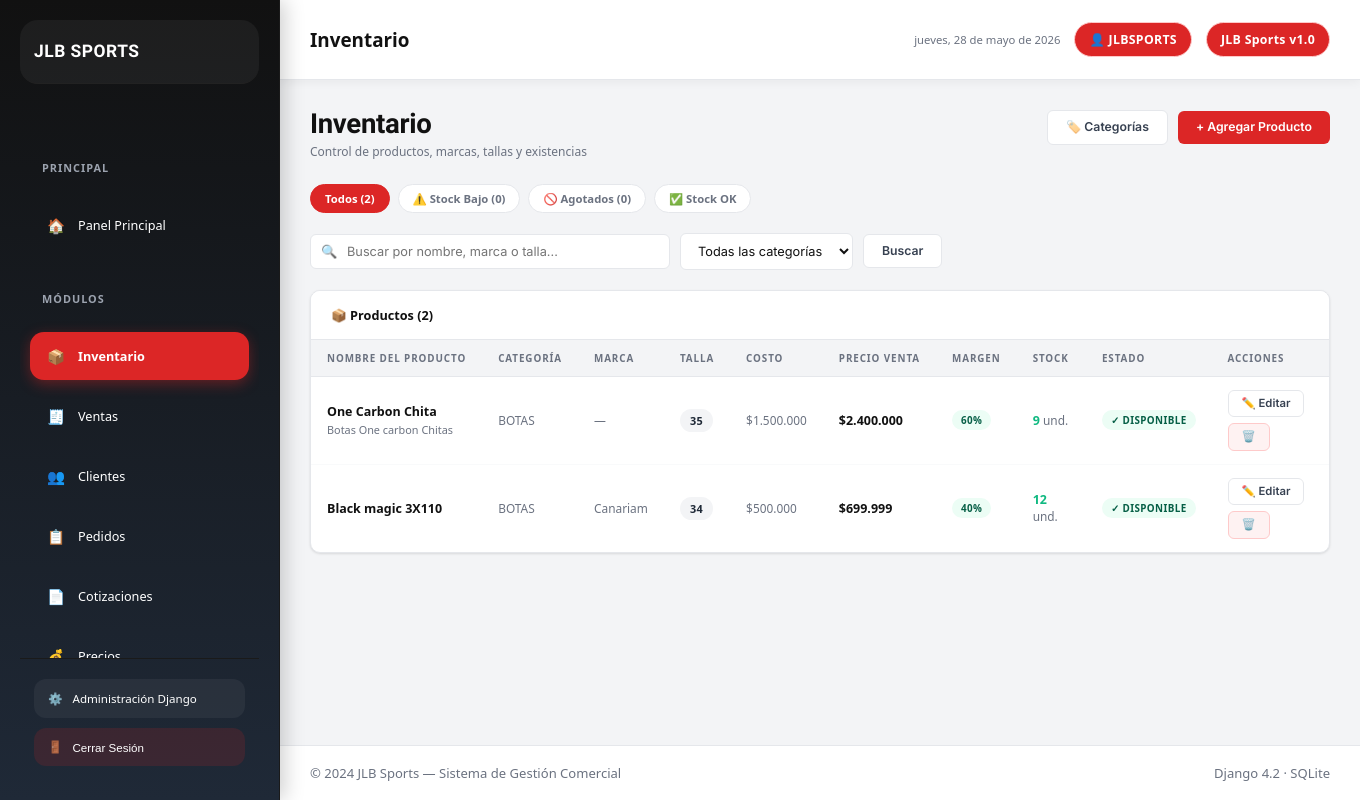
Page /dashboard/products/ (signed in) on the committed database.
### inventory/models.py (models this page shows, shortened)
class Product(models.Model):
    codigo = models.CharField(
        max_length=50,
        unique=True,
        null=True,
        blank=True,
        default=None,
        verbose_name='Código'
    )
    name = models.CharField(max_length=200)
    category = models.ForeignKey(
        Category,
        on_delete=models.SET_NULL,
        null=True,
        blank=True,
        related_name='products'
    )
    marca = models.CharField(
        max_length=100,
        blank=True,
        default=''
    )
    talla = models.CharField(
        max_length=20,
        blank=True,
        default=''
    )
    color = models.CharField(
        max_length=100,
        blank=True,
        default='',
        verbose_name='Color(es)',
        help_text='Colores disponibles separados por coma. Ej: Rojo, Azul, Negro'
    )
    description = models.TextField(blank=True)
    cost_price = models.DecimalField(
        max_digits=10,
        decimal_places=2
    )
    sale_price = models.DecimalField(
        max_digits=10,
        decimal_places=2
    )
    stock_quantity = models.IntegerField(default=0)
    min_stock = models.IntegerField(default=5)
    created_at = models.DateTimeField(auto_now_add=True)
    @property
    def is_low_stock(self):
        return (
            self.stock_quantity > 0 and
            self.stock_quantity <= self.min_stock
        )
    @property
    def profit_margin(self):
        if self.cost_price and self.cost_price > 0:
            return ((self.sale_price - self.cost_price) / self.cost_price) * 100
        return 0

class Category(models.Model):
    name = models.CharField(max_length=100)
    description = models.TextField(blank=True)

### inventory/views.py (the view)
# urls.py: path('products/', views.product_list, name='product_list'),
@login_required
def product_list(request):
    query = request.GET.get('q', '')
    category_id = request.GET.get('category', '')
    stock_filter = request.GET.get('stock', '')
    products = Product.objects.select_related('category').prefetch_related('color_stocks').all()
    if query:
        products = products.filter(
            Q(name__icontains=query) | Q(codigo__icontains=query) |
            Q(description__icontains=query) | Q(marca__icontains=query) |
            Q(talla__icontains=query) | Q(color__icontains=query)
        )
    if category_id:
        products = products.filter(category_id=category_id)
    if stock_filter == 'bajo':
        products = products.filter(stock_quantity__gt=0, stock_quantity__lte=F('min_stock'))
    elif stock_filter == 'agotado':
        products = products.filter(stock_quantity=0)
    elif stock_filter == 'ok':
        products = products.filter(stock_quantity__gt=F('min_stock'))
    categories = Category.objects.all()
    total_count = Product.objects.count()
    low_count = Product.objects.filter(stock_quantity__gt=0, stock_quantity__lte=F('min_stock')).count()
    out_count = Product.objects.filter(stock_quantity=0).count()
    context = {
        'products': products,
        'categories': categories,
        'query': query,
        'selected_category': category_id,
        'stock_filter': stock_filter,
        'total_count': total_count,
        'low_count': low_count,
        'out_count': out_count,
        'active_page': 'inventory',
    }
    return render(request, 'inventory/product_list.html', context)

### inventory/templatetags/jlb_filters.py (called while the page is built)
@register.filter
def pesos(value):
    try:
        value = Decimal(str(value))
        if value == value.to_integral_value():
            formatted = f"{int(value):,}".replace(",", ".")
        else:
            formatted = f"{value:,.0f}".replace(",", ".")
        return f"${formatted}"
    except (ValueError, TypeError):
        return f"${value}"

### templates/inventory/product_list.html (shortened to what this page needs)
{% extends 'base.html' %}
{% load jlb_filters %}
{% block topbar_title %}Inventario{% endblock %}
{% block content %}
<div class="seccion-header">
  <div>
    <h1 class="seccion-titulo">Inventario</h1>
    <p class="seccion-subtitulo">Control de productos, marcas, tallas y existencias</p>
  </div>
  <div class="seccion-acciones">
    <a href="{% url 'category_list' %}" class="btn btn-outline">🏷️ Categorías</a>
    <a href="{% url 'product_create' %}" class="btn btn-rojo">+ Agregar Producto</a>
  </div>
</div>
<div class="filtros-rapidos">
  <a href="{% url 'product_list' %}{% if query %}?q={{ query }}{% endif %}"
     class="filtro-btn {% if not stock_filter %}activo{% endif %}">
    Todos ({{ total_count }})
  </a>
  <a href="?stock=bajo{% if query %}&q={{ query }}{% endif %}{% if selected_category %}&category={{ selected_category }}{% endif %}"
     class="filtro-btn {% if stock_filter == 'bajo' %}activo{% endif %}">
    ⚠️ Stock Bajo ({{ low_count }})
  </a>
  <a href="?stock=agotado{% if query %}&q={{ query }}{% endif %}{% if selected_category %}&category={{ selected_category }}{% endif %}"
     class="filtro-btn {% if stock_filter == 'agotado' %}activo{% endif %}">
    🚫 Agotados ({{ out_count }})
  </a>
  <a href="?stock=ok{% if query %}&q={{ query }}{% endif %}{% if selected_category %}&category={{ selected_category }}{% endif %}"
     class="filtro-btn {% if stock_filter == 'ok' %}activo{% endif %}">
    ✅ Stock OK
  </a>
</div>
<form method="get" class="filtros-barra">
  <div class="busqueda-wrap">
    <span class="busqueda-icono">🔍</span>
    <input type="text" name="q" value="{{ query }}" placeholder="Buscar por nombre, marca o talla...">
  </div>
  <select name="category" style="width:auto;min-width:160px;" onchange="this.form.submit()">
    <option value="">Todas las categorías</option>
  </select>
  <button type="submit" class="btn btn-outline">Buscar</button>
</form>
<div class="tarjeta">
  <div class="tarjeta-cab">
    <span class="tarjeta-titulo">📦 Productos ({{ products.count }})</span>
  </div>
  <div class="tabla-wrap">
    <table>
      <thead>
        <tr>
          <th>Nombre del Producto</th>
          <th>Categoría</th>
          <th>Marca</th>
          <th>Talla</th>
          <th>Costo</th>
          <th>Precio Venta</th>
          <th>Margen</th>
          <th>Stock</th>
          <th>Estado</th>
          <th>Acciones</th>
        </tr>
      </thead>
      <tbody>
        {% for p in products %}
        <tr class="
          ">
          <td>
            <div class="bold">{{ p.name }}</div>
            {% if p.description %}
              <div class="td-muted" style="font-size:0.75rem;margin-top:2px;">{{ p.description|truncatechars:45 }}</div>
            {% endif %}
          </td>
          <td class="td-muted">{{ p.category.name|default:"—" }}</td>
          <td class="td-muted">{{ p.marca|default:"—" }}</td>
          <td>
            {% if p.talla %}
              <span class="badge badge-negro" style="font-size:0.75rem;padding:4px 10px;letter-spacing:0.5px;">
                {{ p.talla }}
              </span>
            {% else %}
              <span class="td-muted">—</span>
            {% endif %}
          </td>
          <td class="td-muted">{{ p.cost_price|pesos }}</td>
          <td class="bold">{{ p.sale_price|pesos }}</td>
          <td>
            <span class="badge
              {% if p.profit_margin >= 30 %}badge-verde
              {% elif p.profit_margin >= 15 %}badge-amarillo
              {% else %}badge-rojo{% endif %}">
              {{ p.profit_margin|floatformat:0 }}%
            </span>
          </td>
          <td>
            <span class="bold
              {% if p.stock_quantity == 0 %}txt-rojo
              {% elif p.is_low_stock %}txt-rojo
              {% else %}txt-verde{% endif %}">
              {{ p.stock_quantity }}
            </span>
            <span class="td-muted"> und.</span>
          </td>
          <td>
            {% if p.stock_quantity == 0 %}
              <span class="badge badge-rojo">🚫 Agotado</span>
            {% elif p.is_low_stock %}
              <span class="badge badge-amarillo">⚠️ Stock Bajo</span>
            {% else %}
              <span class="badge badge-verde">✓ Disponible</span>
            {% endif %}
          </td>
          <td>
            <div class="td-acciones">
              <a href="{% url 'product_edit' p.pk %}" class="btn btn-outline btn-sm">✏️ Editar</a>
              <a href="{% url 'product_delete' p.pk %}"
                 class="btn btn-sm"
                 style="background:var(--rojo-suave);color:var(--rojo);border:1px solid var(--rojo-borde);">
                🗑️
              </a>
            </div>
          </td>
        </tr>
        {% endfor %}
      </tbody>
    </table>
  </div>
</div>
{% endblock %}

### templates/base.html (shortened to what this page needs)
{% load static %}
{% load jlb_filters %}
<!DOCTYPE html>
<html lang="es">
<head>
  <link rel="stylesheet" href="{% static 'css/style.css' %}">
</head>
<body>
<aside class="sidebar">
  <a href="{% url 'dashboard' %}" class="sidebar-brand">
    <div class="brand-text">
      <div class="brand-nombre">JLB Sports</div>
    </div>
  </a>
  <nav class="sidebar-nav">
    <div class="nav-grupo-label">Principal</div>
    <a href="{% url 'dashboard' %}" class="nav-enlace {% if active_page == 'dashboard' %}activo{% endif %}">
      <span class="nav-icono">🏠</span>
      Panel Principal
    </a>
    <div class="nav-grupo-label">Módulos</div>
    <a href="{% url 'product_list' %}" class="nav-enlace {% if active_page == 'inventory' %}activo{% endif %}">
      <span class="nav-icono">📦</span>
      Inventario
    </a>
    <a href="{% url 'sale_list' %}" class="nav-enlace {% if active_page == 'sales' %}activo{% endif %}">
      <span class="nav-icono">🧾</span>
      Ventas
    </a>
    <a href="{% url 'client_list' %}" class="nav-enlace {% if active_page == 'clients' %}activo{% endif %}">
      <span class="nav-icono">👥</span>
      Clientes
    </a>
    <a href="{% url 'order_list' %}" class="nav-enlace {% if active_page == 'orders' %}activo{% endif %}">
      <span class="nav-icono">📋</span>
      Pedidos
    </a>
    <a href="{% url 'quote_list' %}" class="nav-enlace {% if active_page == 'quotes' %}activo{% endif %}">
      <span class="nav-icono">📄</span>
      Cotizaciones
    </a>
    <a href="{% url 'pricing_overview' %}" class="nav-enlace {% if active_page == 'pricing' %}activo{% endif %}">
      <span class="nav-icono">💰</span>
      Precios
    </a>
  </nav>
  <div class="sidebar-pie">
    <a href="/admin/" class="sidebar-admin-link" target="_blank">
      <span>⚙️</span>
      Administración Django
    </a>
    <form method="post" action="{% url 'logout' %}" style="margin-top:10px;">
      <button type="submit" class="sidebar-admin-link" style="width:100%;border:none;cursor:pointer;background:rgba(220,38,38,0.15);">
        <span>🚪</span>
        Cerrar Sesión
      </button>
    </form>
  </div>
</aside>
<div class="main-wrap">
  <header class="topbar">
    <div class="topbar-izq">
      <span class="topbar-titulo">
        {% block topbar_title %}JLB Sports{% endblock %}
      </span>
    </div>
    <div class="topbar-der">
      <span class="topbar-fecha" id="topbar-fecha"></span>
      {% if user.is_authenticated %}
      <span class="topbar-chip">👤 {{ user.username }}</span>
      {% endif %}
      <span class="topbar-chip">JLB Sports v1.0</span>
    </div>
  </header>
  <main class="pagina-contenido">
    {% block content %}{% endblock %}
  </main>
  <footer class="page-footer">
    <span>© 2024 JLB Sports — Sistema de Gestión Comercial</span>
    <span>Django 4.2 · SQLite</span>
  </footer>
</div>
</body>
</html>

### templates/base.html (style rules this page uses)
:root { --rojo-principal:#DC2626; --rojo-oscuro:#B91C1C; --negro:#111111; --gris-oscuro:#1F2937; --gris-claro:#F3F4F6; --blanco:#FFFFFF; --verde:#10B981; --alerta:#EF4444; }
* { margin:0; padding:0; box-sizing:border-box; }
body { font-family: 'Segoe UI', sans-serif; background: var(--gris-claro); color: var(--gris-oscuro); display:flex; min-height:100vh; }
.sidebar { width:280px; background: linear-gradient(180deg,var(--negro),var(--gris-oscuro)); color:white; display:flex; flex-direction:column; padding:20px; position:fixed; height:100vh; overflow-y:auto; box-shadow:4px 0 20px rgba(0,0,0,0.2); }
.sidebar-brand { display:flex; align-items:center; gap:14px; text-decoration:none; margin-bottom:30px; padding:14px; border-radius:18px; background: rgba(255,255,255,0.05); transition:0.3s; }
.brand-text { display:flex; flex-direction:column; }
.brand-nombre { font-size:1.2rem; font-weight:700; color:white; }
.nav-grupo-label { font-size:0.75rem; text-transform:uppercase; color:#9ca3af; margin:18px 0 10px; letter-spacing:1px; }
.sidebar-nav { display:flex; flex-direction:column; gap:8px; }
.nav-enlace { display:flex; align-items:center; gap:12px; padding:14px 16px; border-radius:14px; color:white; text-decoration:none; transition:0.3s; font-weight:500; position:relative; }
.nav-enlace.activo { background:var(--rojo-principal); box-shadow:0 4px 14px rgba(220,38,38,0.4); }
.nav-icono { font-size:1.1rem; }
.sidebar-pie { margin-top:auto; padding-top:20px; }
.sidebar-admin-link { display:flex; align-items:center; gap:10px; text-decoration:none; color:white; padding:12px 14px; border-radius:12px; background:rgba(255,255,255,0.05); transition:0.3s; }
.main-wrap { margin-left:280px; flex:1; display:flex; flex-direction:column; min-height:100vh; }
.topbar { height:80px; background:white; display:flex; align-items:center; justify-content:space-between; padding:0 30px; box-shadow:0 2px 10px rgba(0,0,0,0.05); }
.topbar-titulo { font-size:1.3rem; font-weight:700; color:var(--negro); }
.topbar-der { display:flex; align-items:center; gap:14px; }
.topbar-chip { background:var(--rojo-principal); color:white; padding:8px 14px; border-radius:999px; font-size:0.85rem; font-weight:600; }
.pagina-contenido { padding:30px; flex:1; }
.page-footer { background:white; padding:18px 30px; display:flex; justify-content:space-between; font-size:0.9rem; color:#6b7280; border-top:1px solid #e5e7eb; }

### rows in the picture
Product: name "One Carbon Chita", description "Botas One carbon Chitas", category.name "BOTAS", marca "—", talla "35", cost_price|pesos "$1.500.000", sale_price|pesos "$2.400.000", profit_margin "60", stock_quantity "9", min_stock "✓ DISPONIBLE"
Product: name "Black magic 3X110", category.name "BOTAS", marca "Canariam", talla "34", cost_price|pesos "$500.000", sale_price|pesos "$699.999", profit_margin "40", stock_quantity "12", min_stock "✓ DISPONIBLE"

### other values in the picture
{{ user.username }} "JLBSPORTS"
{{ total_count }} "2"
{{ low_count }} "0"
{{ out_count }} "0"
{{ products.count }} "2"
